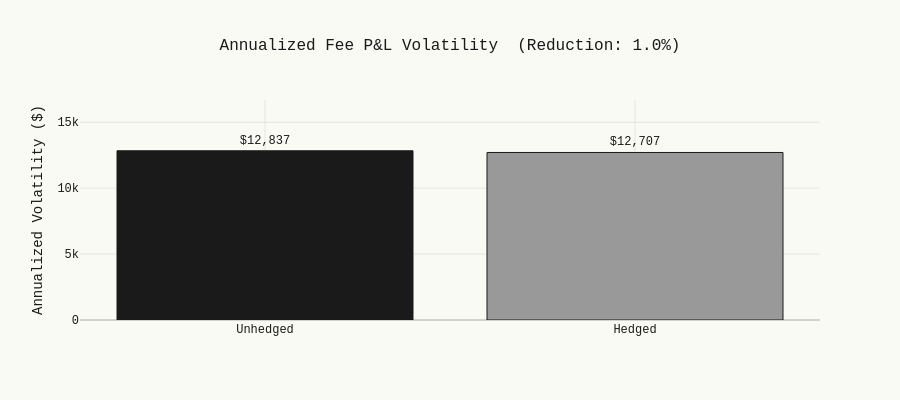

Write notebook code for a chart like this one.
### Code cell
# ── Variance reduction bar chart ───────────────────────────────
labels = ["Unhedged", "Hedged"]
values = [vol_unhedged, vol_hedged]

fig = go.Figure()

fig.add_trace(go.Bar(
    x=labels, y=values,
    marker=dict(color=["#1a1a1a", "#999999"],
                line=dict(color="#1a1a1a", width=1)),
    text=[f"${v:,.0f}" for v in values],
    textposition="outside",
    textfont=dict(family="Courier New, monospace", size=12)
))

fig.update_layout(
    title=f"Annualized Fee P&L Volatility  (Reduction: {1 - vol_hedged/vol_unhedged:.1%})",
    yaxis_title="Annualized Volatility ($)",
    height=400,
    showlegend=False,
    yaxis=dict(range=[0, max(values) * 1.3])
)

fig.show()

### Figure 1 — Plotly figure (JSON) as saved in the notebook; plotly's stock layout.template omitted (floating-point values rounded to 4 significant figures)
{"data": [{"marker": {"color": ["#1a1a1a", "#999999"], "line": {"color": "#1a1a1a", "width": 1}}, "text": ["$12,837", "$12,707"], "textfont": {"family": "Courier New, monospace", "size": 12}, "textposition": "outside", "type": "bar", "x": ["Unhedged", "Hedged"], "y": [12840.0, 12710.0]}], "layout": {"height": 400, "showlegend": false, "title": {"text": "Annualized Fee P&L Volatility  (Reduction: 1.0%)"}, "yaxis": {"range": [0, 16690.0], "title": {"text": "Annualized Volatility ($)"}}}}
